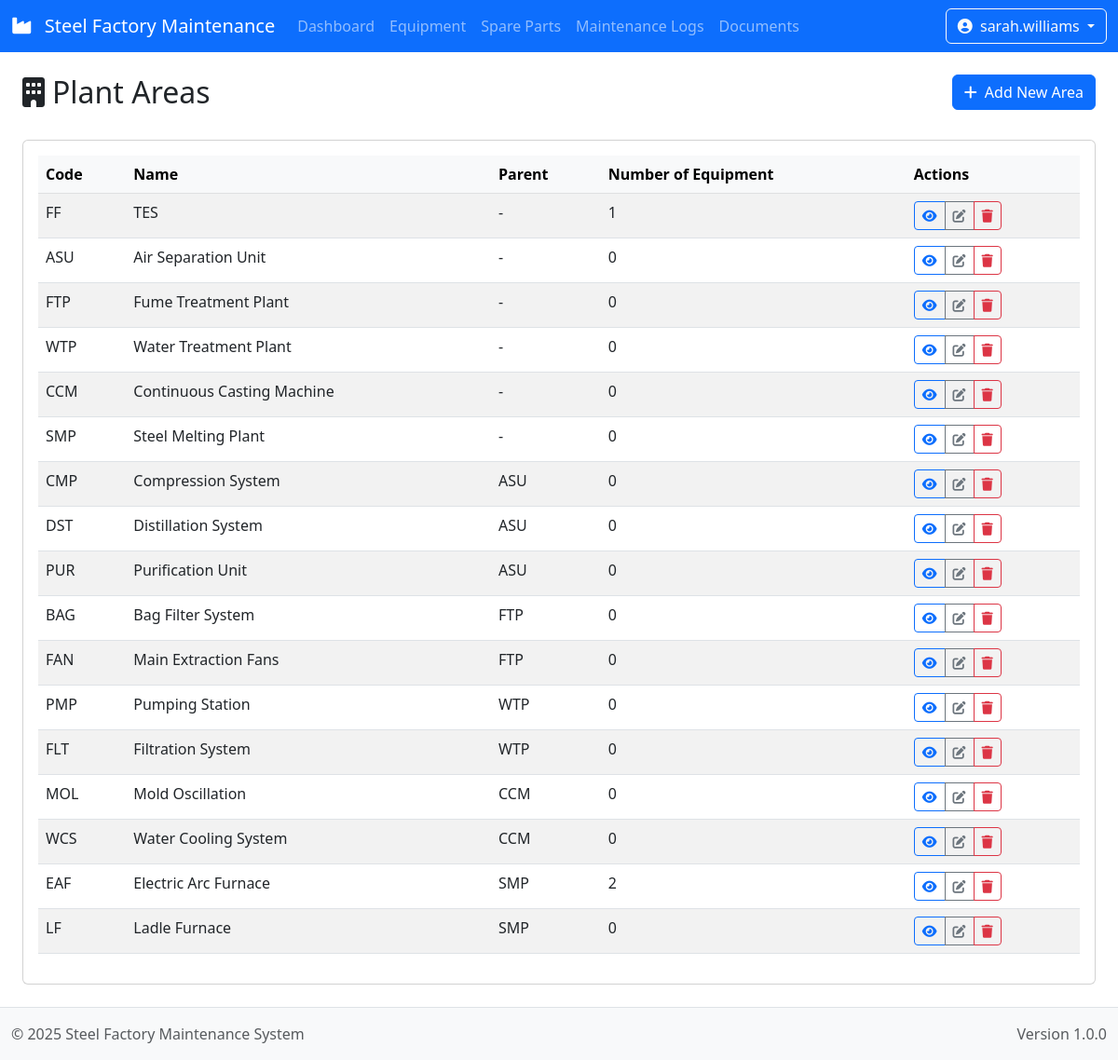
/areas/ (signed in), run on the app's committed database.
### maintenance/models.py (models this page shows, shortened)
class Area(MPTTModel):
    code = models.CharField(max_length=10, unique=True, help_text="Area code (e.g., ASU, FTP)")
    name = models.CharField(max_length=100, help_text="Area name")
    description = models.TextField(blank=True, null=True)
    parent = TreeForeignKey('self', on_delete=models.CASCADE, null=True, blank=True, related_name='children')
    class MPTTMeta:
        order_insertion_by = ['code']

### maintenance/views.py (the view)
# urls.py: path('areas/', views.AreaListView.as_view(), name='area_list'),
class AreaListView(LoginRequiredMixin, ListView):
    model = Area
    context_object_name = 'areas'
    template_name = 'maintenance/area_list.html'

### maintenance/templates/maintenance/area_list.html (shortened to what this page needs)
{% extends "maintenance/base.html" %}
{% block content %}
<div class="container-fluid pt-4">
    <div class="row mb-4">
        <div class="col-md-6">
            <h2><i class="fas fa-building me-2"></i>Plant Areas</h2>
        </div>
        <div class="col-md-6 text-md-end">
            <a href="{% url 'maintenance:area_create' %}" class="btn btn-primary">
                <i class="fas fa-plus me-1"></i> Add New Area
            </a>
        </div>
    </div>
    <div class="card">
        <div class="card-body">
            <div class="table-responsive">
                <table class="table table-hover table-striped">
                    <thead class="table-light">
                        <tr>
                            <th>Code</th>
                            <th>Name</th>
                            <th>Parent</th>
                            <th>Number of Equipment</th>
                            <th>Actions</th>
                        </tr>
                    </thead>
                    <tbody>
                        {% for area in areas %}
                        <tr>
                            <td>{{ area.code }}</td>
                            <td>{{ area.name }}</td>
                            <td>{{ area.parent.code|default:"-" }}</td>
                            <td>{{ area.equipment.count }}</td>
                            <td>
                                <div class="btn-group" role="group">
                                    <a href="{% url 'maintenance:area_detail' area.id %}" class="btn btn-sm btn-outline-primary" data-bs-toggle="tooltip" title="View Details">
                                        <i class="fas fa-eye"></i>
                                    </a>
                                    <a href="{% url 'maintenance:area_update' area.id %}" class="btn btn-sm btn-outline-secondary" data-bs-toggle="tooltip" title="Edit">
                                        <i class="fas fa-edit"></i>
                                    </a>
                                    <a href="{% url 'maintenance:area_delete' area.id %}" class="btn btn-sm btn-outline-danger" data-bs-toggle="tooltip" title="Delete">
                                        <i class="fas fa-trash"></i>
                                    </a>
                                </div>
                            </td>
                        </tr>
                        {% empty %}
                        <tr>
                            <td colspan="5" class="text-center">No areas found.</td>
                        </tr>
                        {% endfor %}
                    </tbody>
                </table>
            </div>
        </div>
    </div>
</div>
{% endblock %}

### maintenance/templates/maintenance/base.html (shortened to what this page needs)
<!DOCTYPE html>
<html lang="en">
<head>
    <link href="https://cdnjs.cloudflare.com/ajax/libs/bootstrap/5.3.0/css/bootstrap.min.css" rel="stylesheet">
    <link href="https://cdnjs.cloudflare.com/ajax/libs/jstree/3.3.12/themes/default/style.min.css" rel="stylesheet">
    <link href="https://cdnjs.cloudflare.com/ajax/libs/font-awesome/6.2.1/css/all.min.css" rel="stylesheet">
</head>
<body>
    <header>
        <nav class="navbar navbar-expand-lg navbar-dark bg-primary">
            <div class="container-fluid">
                <a class="navbar-brand" href="{% url 'maintenance:dashboard' %}">
                    <i class="fas fa-industry me-2"></i>
                    Steel Factory Maintenance
                </a>
                <div class="collapse navbar-collapse" id="navbarNav">
                    <ul class="navbar-nav me-auto">
                        <li class="nav-item">
                            <a class="nav-link {% if request.resolver_match.url_name == 'dashboard' %}active{% endif %}"
                               href="{% url 'maintenance:dashboard' %}">Dashboard</a>
                        </li>
                        <li class="nav-item">
                            <a class="nav-link {% if 'equipment' in request.resolver_match.url_name %}active{% endif %}"
                               href="{% url 'maintenance:equipment_list' %}">Equipment</a>
                        </li>
                        <li class="nav-item">
                            <a class="nav-link {% if 'spare_part' in request.resolver_match.url_name %}active{% endif %}"
                               href="{% url 'maintenance:spare_part_list' %}">Spare Parts</a>
                        </li>
                        <li class="nav-item">
                            <a class="nav-link {% if 'maintenance_log' in request.resolver_match.url_name %}active{% endif %}"
                               href="{% url 'maintenance:maintenance_log_list' %}">Maintenance Logs</a>
                        </li>
                        <li class="nav-item">
                            <a class="nav-link {% if 'document' in request.resolver_match.url_name %}active{% endif %}"
                               href="{% url 'maintenance:document_list' %}">Documents</a>
                        </li>
                    </ul>
                    {% if user.is_authenticated %}
                    <div class="d-flex">
                        <div class="dropdown">
                            <button class="btn btn-outline-light dropdown-toggle" type="button" id="userDropdown" data-bs-toggle="dropdown">
                                <i class="fas fa-user-circle me-1"></i>
                                {{ user.username }}
                            </button>
                        </div>
                    </div>
                    {% else %}
                    <div class="d-flex">
                        <a href="{% url 'login' %}" class="btn btn-outline-light">
                            <i class="fas fa-sign-in-alt me-1"></i> Login
                        </a>
                    </div>
                    {% endif %}
                </div>
            </div>
        </nav>
    </header>
    <main class="container-fluid">
        {% block content %}{% endblock %}
    </main>
    <footer class="bg-light py-3 mt-4 border-top">
        <div class="container-fluid">
            <div class="row">
                <div class="col-md-6">
                    <span class="text-muted">© 2025 Steel Factory Maintenance System</span>
                </div>
                <div class="col-md-6 text-md-end">
                    <span class="text-muted">Version 1.0.0</span>
                </div>
            </div>
        </div>
    </footer>
</body>
</html>

### data on the page
Area: code "FF", name "TES", parent.code "-", equipment.count "1"
Area: code "ASU", name "Air Separation Unit", parent.code "-", equipment.count "0"
Area: code "FTP", name "Fume Treatment Plant", parent.code "-", equipment.count "0"
Area: code "WTP", name "Water Treatment Plant", parent.code "-", equipment.count "0"
Area: code "CCM", name "Continuous Casting Machine", parent.code "-", equipment.count "0"
Area: code "SMP", name "Steel Melting Plant", parent.code "-", equipment.count "0"
Area: code "CMP", name "Compression System", parent.code "ASU", equipment.count "0"
Area: code "DST", name "Distillation System", parent.code "ASU", equipment.count "0"
Area: code "PUR", name "Purification Unit", parent.code "ASU", equipment.count "0"
Area: code "BAG", name "Bag Filter System", parent.code "FTP", equipment.count "0"
Area: code "FAN", name "Main Extraction Fans", parent.code "FTP", equipment.count "0"
Area: code "PMP", name "Pumping Station", parent.code "WTP", equipment.count "0"
Area: code "FLT", name "Filtration System", parent.code "WTP", equipment.count "0"
Area: code "MOL", name "Mold Oscillation", parent.code "CCM", equipment.count "0"
Area: code "WCS", name "Water Cooling System", parent.code "CCM", equipment.count "0"
Area: code "EAF", name "Electric Arc Furnace", parent.code "SMP", equipment.count "2"
Area: code "LF", name "Ladle Furnace", parent.code "SMP", equipment.count "0"

### other printed values
{{ user.username }} "sarah.williams"
